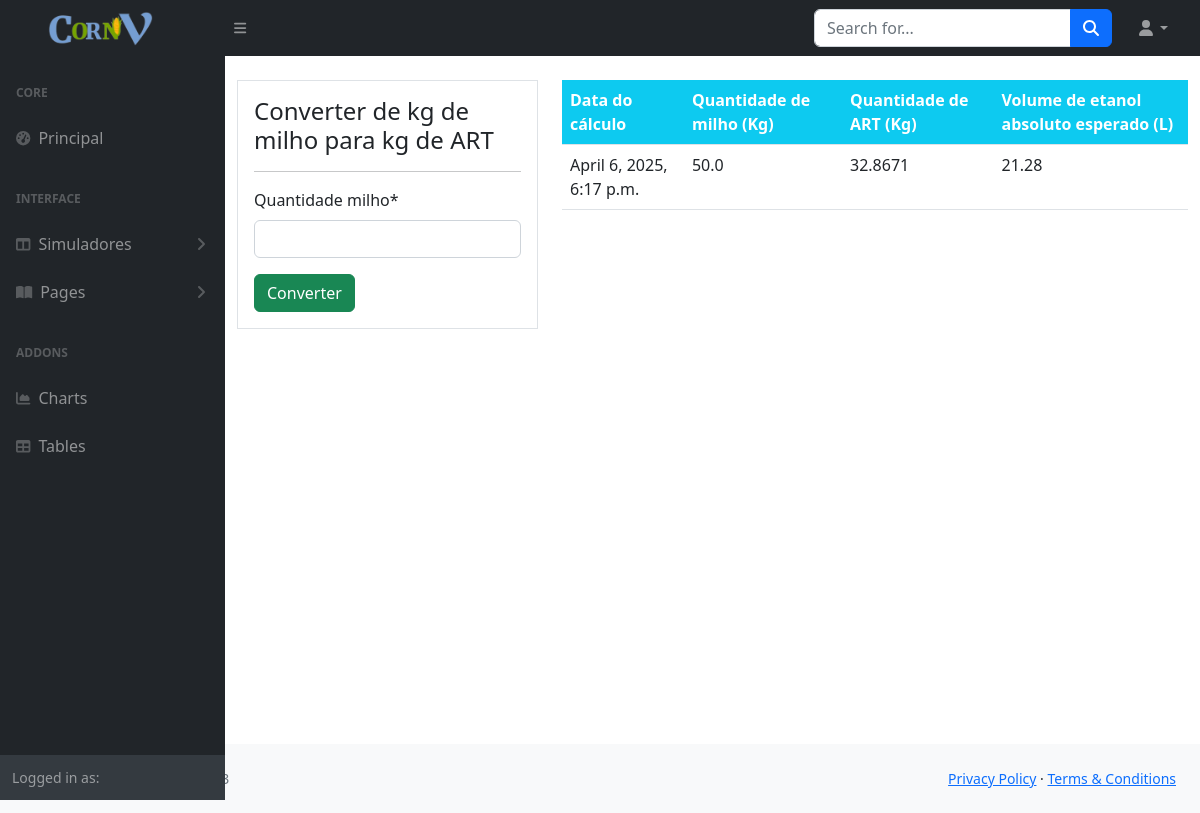
The page /simulador/calcular-rendimento/ on the database as committed earlier.
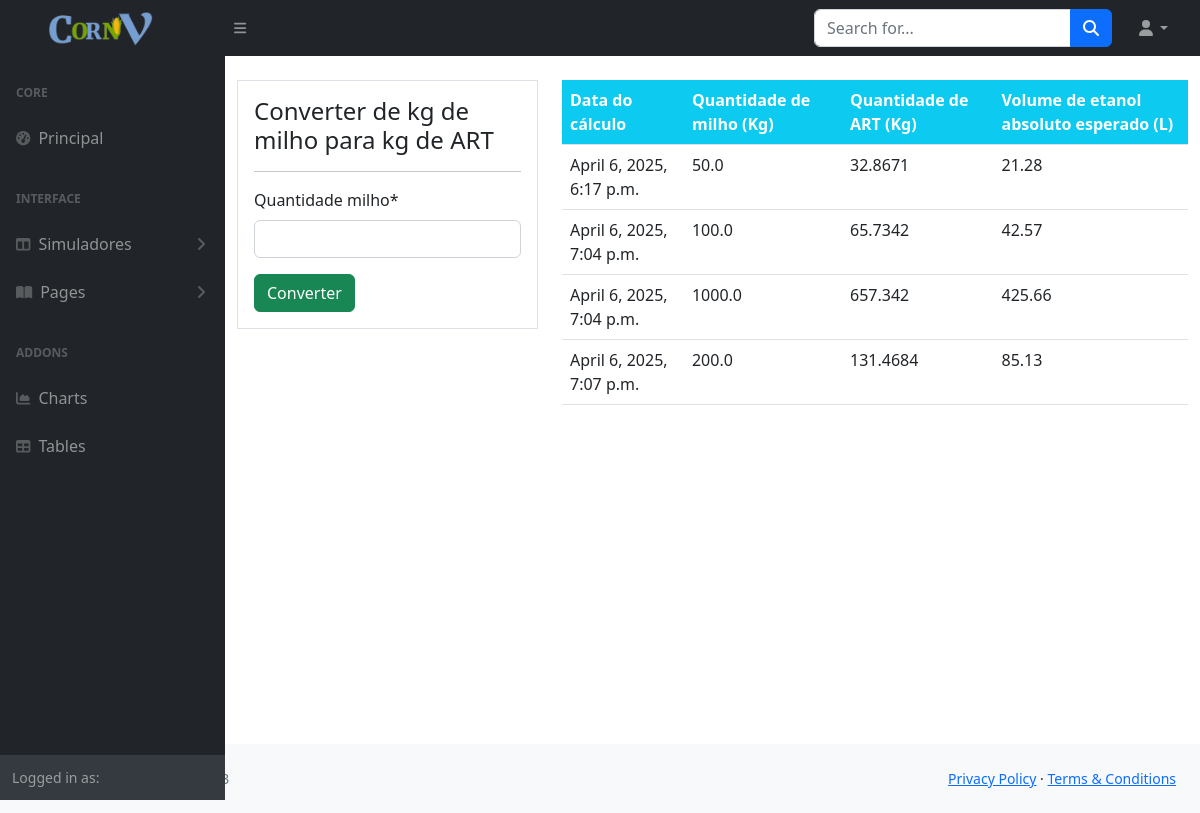
The same page on the database as committed later.
### simulador/models.py (models this page shows, shortened)
class CalculoART(models.Model):
    quantidade_milho = models.FloatField(null=True)
    quantidade_art = models.FloatField(null=True)
    volume_etanol = models.FloatField(null=True)
    data = models.DateTimeField(auto_now_add=True, null=True)

### simulador/views.py (the view)
# urls.py: path("calcular-rendimento/", calcular_rendimento, name="calcular-rendimento"),
def calcular_rendimento(request):
    items = CalculoART.objects.all()
    if request.method=="POST":
        form = CalculoARTForm(request.POST)
        if form.is_valid():
            form = form.save(commit=False)
            form.quantidade_art = round(form.quantidade_milho * 0.63 * 1.11 * 0.94, 4)
            print(form.quantidade_art)
            form.volume_etanol = round(form.quantidade_art * 0.64754986837845066655404929825302, 2)
            form.save()
            quantidade = form.quantidade_milho
            messages.success(request, f'{quantidade}kg de milho foram convertidos para ART e etanol.')
            return redirect('calcular-rendimento')
    else:
        form = CalculoARTForm()
    context= {
        'items': items,
        'form' : form,
    }
    return render(request, 'simulador/calc_art.html', context)

### simulador/forms.py
class CalculoARTForm(forms.ModelForm):
    class Meta:
        model = CalculoART
        fields = ['quantidade_milho']

### templates/simulador/calc_art.html (shortened to what this page needs)
{% extends 'partials/base.html' %}
{% load crispy_forms_tags %}
{% block content %}
<div class="container">
    <div class="row my-4">
        <div class="col-md-4">
            <div class="border bg-white p-3">
                <h4>Converter de kg de milho para kg de ART</h4>
                <hr>
                <form method="POST" action="">
                    {{ form|crispy }}
                    <input class="btn btn-success btn-block" type="submit" value="Converter">
                </form>
            </div>
        </div>
        <div class="col-md-8">
            <table id="datatablesSimple" class="table bg-white">
                <thead class="bg-info">
                    <tr class="text-white">
                        <th scope="col">Data do cálculo</th>
                        <th scope="col">Quantidade de milho (Kg)</th>
                        <th scope="col">Quantidade de ART (Kg)</th>
                        <th scope="col">Volume de etanol absoluto esperado (L)</th>
                    </tr>
                </thead>
                <tbody>
                    {% for item in items %}
                    <tr>
                        <td>{{item.data}}</td>
                        <td>{{item.quantidade_milho}}</td>
                        <td>{{item.quantidade_art}}</td>
                        <td>{{item.volume_etanol}}</td>
                    </tr>
                    {% endfor %}
                </tbody>
            </table>
        </div>
    </div>
</div>
{% endblock %}

### templates/partials/base.html (shortened to what this page needs)
{% load static %}
<!DOCTYPE html>
<html lang="en">
    <head>
        <link href="https://cdn.jsdelivr.net/npm/simple-datatables@7.1.2/dist/style.min.css" rel="stylesheet" />
        <link href="{% static '/css/styles.css' %}" rel="stylesheet" />
    </head>
    <body class="sb-nav-fixed">
		{% include 'partials/topnav.html' %}
        <div id="layoutSidenav">
			{% include 'partials/sidebar.html' %}
			<div id="layoutSidenav_content">
                <main>
                        {% block content %} {% endblock %}
                        </div>
                    </div>
                <footer class="py-4 bg-light mt-auto">
                    {% include 'partials/footer.html' %}
                </footer>
    </body>
</html>

### templates/partials/topnav.html (shortened to what this page needs)
{% load static %}
<nav class="sb-topnav navbar navbar-expand navbar-dark bg-dark">
            <a class="navbar-brand ps-5 d-flex align-items-center" href="{% url 'estatisticas-index' %}">
                <img src="{% static 'cornv.png' %}" alt="CornV" style="height: 35px;">
            </a>
            <button class="btn btn-link btn-sm order-1 order-lg-0 me-4 me-lg-0" id="sidebarToggle" href="#!"><i class="fas fa-bars"></i></button>
            <form class="d-none d-md-inline-block form-inline ms-auto me-0 me-md-3 my-2 my-md-0">
                <div class="input-group">
                    <input class="form-control" type="text" placeholder="Search for..." aria-label="Search for..." aria-describedby="btnNavbarSearch" />
                    <button class="btn btn-primary" id="btnNavbarSearch" type="button"><i class="fas fa-search"></i></button>
                </div>
            </form>
            <ul class="navbar-nav ms-auto ms-md-0 me-3 me-lg-4">
                <li class="nav-item dropdown">
                    <a class="nav-link dropdown-toggle" id="navbarDropdown" href="#" role="button" data-bs-toggle="dropdown" aria-expanded="false"><i class="fas fa-user fa-fw"></i></a>
                </li>
            </ul>
        </nav>

### templates/partials/sidebar.html (shortened to what this page needs)
{% load static%}
<div id="layoutSidenav_nav">
                <nav class="sb-sidenav accordion sb-sidenav-dark" id="sidenavAccordion">
                    <div class="sb-sidenav-menu">
                        <div class="nav">
                            <div class="sb-sidenav-menu-heading">Core</div>
                            <a class="nav-link" href="{% url 'estatisticas-index' %}">
                                <div class="sb-nav-link-icon"><i class="fas fa-tachometer-alt"></i></div>
                                Principal
                            </a>
                            <div class="sb-sidenav-menu-heading">Interface</div>
                            <a class="nav-link collapsed" href="#" data-bs-toggle="collapse" data-bs-target="#collapseLayouts" aria-expanded="false" aria-controls="collapseLayouts">
                                <div class="sb-nav-link-icon"><i class="fas fa-columns"></i></div>
                                Simuladores
                                <div class="sb-sidenav-collapse-arrow"><i class="fas fa-angle-down"></i></div>
                            </a>
                            <a class="nav-link collapsed" href="#" data-bs-toggle="collapse" data-bs-target="#collapsePages" aria-expanded="false" aria-controls="collapsePages">
                                <div class="sb-nav-link-icon"><i class="fas fa-book-open"></i></div>
                                Pages
                                <div class="sb-sidenav-collapse-arrow"><i class="fas fa-angle-down"></i></div>
                            </a>
                            <div class="sb-sidenav-menu-heading">Addons</div>
                            <a class="nav-link" href="charts.html">
                                <div class="sb-nav-link-icon"><i class="fas fa-chart-area"></i></div>
                                Charts
                            </a>
                            <a class="nav-link" href="tables.html">
                                <div class="sb-nav-link-icon"><i class="fas fa-table"></i></div>
                                Tables
                            </a>
                        </div>
                    </div>
                    <div class="sb-sidenav-footer">
                        <div class="small">Logged in as:</div>
                    </div>
                </nav>
            </div>

### templates/partials/footer.html
{% load static %}
<div class="container-fluid px-4">
    <div class="d-flex align-items-center justify-content-between small">
        <div class="text-muted">Copyright &copy; Your Website 2023</div>
        <div>
            <a href="#">Privacy Policy</a>
            &middot;
            <a href="#">Terms &amp; Conditions</a>
        </div>
    </div>
</div>

Rows that differ between the two databases and show on the page:
added CalculoART: data "April 6, 2025, 7:04 p.m.", quantidade_milho "100.0", quantidade_art "65.7342", volume_etanol "42.57"
added CalculoART: data "April 6, 2025, 7:04 p.m.", quantidade_milho "1000.0", quantidade_art "657.342", volume_etanol "425.66"
added CalculoART: data "April 6, 2025, 7:07 p.m.", quantidade_milho "200.0", quantidade_art "131.4684", volume_etanol "85.13"
